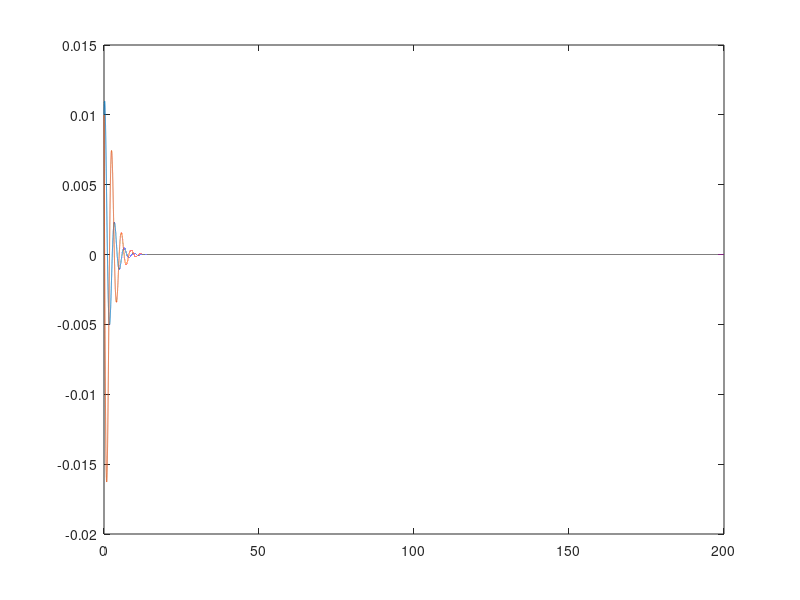

Reproduce this figure in MATLAB.
close all;
clear all;
alpha=1;
beta=1;
lambda=0.5;
k=200;

%initial condition
x1p=0.01;
x2p=0.01;

z1p=x1p;
z2p=x2p;

delt =0.001;
final_time=200;
tArr=[0:delt:final_time];
total_step=length(tArr);

x1Arr=zeros(1,total_step);
x2Arr=zeros(1,total_step);
z1Arr=zeros(1,total_step);
z2Arr=zeros(1,total_step);
sArr=zeros(1,total_step);

x1Arr(1)=x1p;
x2Arr(1)=x2p;
z1Arr(1)=z1p;
z2Arr(1)=z2p;


for i=(1:total_step -1)
    axx= beta * x1p *x2p + alpha*(x1p^3) + 3*alpha*(x1p^2)*(x2p + alpha*(x1p^3));
   % u=-axx-4.25*z1p-z2p; %Feedback linearization
    s=z2p+lambda*z1p;
    u=-axx-lambda*z2p-k*sign(s);
    d=0;
    x1_dot = x2p + alpha*(x1p^3);
    x2_dot = beta*x1p*x2p + alpha*x1p^3 + u;
    
    z1_dot = z2p;
    z2_dot = -4.25*z1p-z2p;
    
    x1_curr = x1p + x1_dot*delt;%current
    x2_curr = x2p + x2_dot*delt;
    
    z1_curr = z1p + z1_dot*delt;%current
    z2_curr = z2p + z2_dot*delt;
    
    
    x1Arr(i+1) = x1_curr;
    x2Arr(i+1) = x2_curr;
    
    z1Arr(i+1) = z1_curr;
    z2Arr(i+1) = z2_curr;
    sArr(i+1) = s;
    x1p = x1_curr;
    x2p = x2_curr;
    
    z1p = z1_curr;
    z2p = z2_curr;
end

figure();
plot(x1Arr,x2Arr);

figure();
plot(tArr,z1Arr,tArr,z2Arr);

figure();
plot(tArr,x1Arr,tArr,x2Arr);